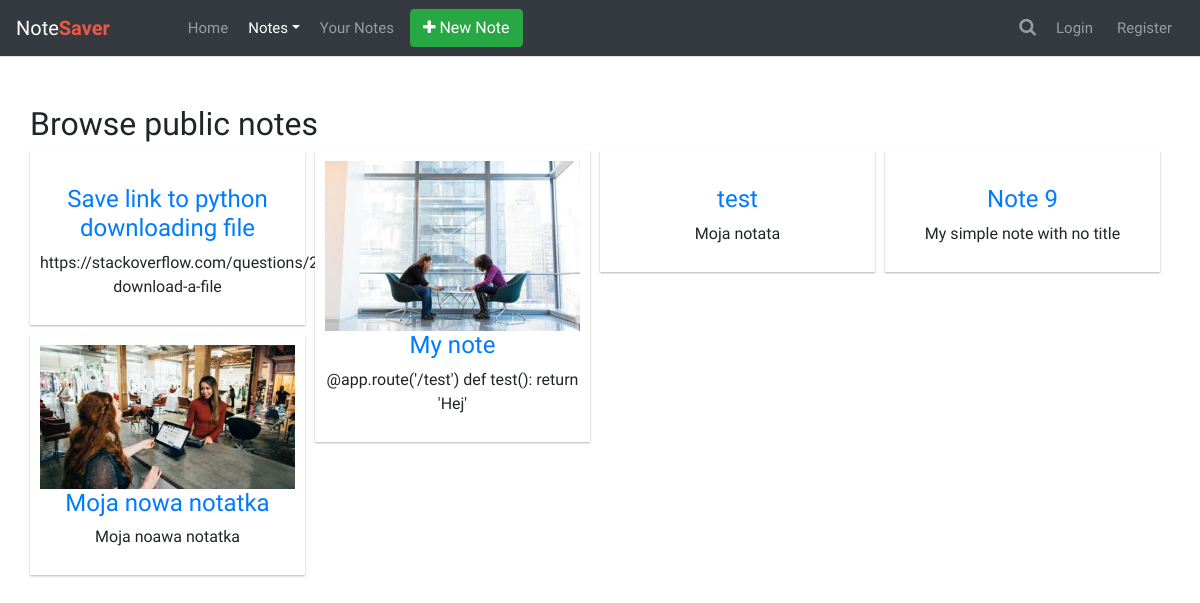
Screenshot of /browse with the database file from the repository.
### nts/models.py (models this page shows, shortened)
class Note(db.Model):
    id = db.Column(db.Integer, primary_key=True)
    title = db.Column(db.String(100), default=id)
    image_file = db.Column(db.String(20))
    date_posted = db.Column(db.DateTime, nullable=False,
                            default=datetime.datetime.now)
    content = db.Column(db.Text, nullable=False)
    privacy = db.Column(db.Text, default='Public')
    user_id = db.Column(db.Integer, db.ForeignKey('user.id'), nullable=False)

### nts/views.py (the view)
@app.route('/browse', methods=['POST', 'GET'])
def browse():
    notes = Note.query.filter_by(privacy='Public').order_by(Note.date_posted.desc()).all()
    return render_template('browse.html', notes=notes, title='Browse')

### nts/functions.py (called while the page is built)
@app.context_processor
def override_url_for():
    return dict(url_for=dated_url_for)

def dated_url_for(endpoint, **values):
    if endpoint == 'static' or 'profile_pics':
        filename = values.get('filename', None)
        if filename:
            file_path = os.path.join(app.root_path,
                                     endpoint, filename)
            values['ver'] = int(os.stat(file_path).st_mtime)
    return url_for(endpoint, **values)

### nts/templates/browse.html (shortened to what this page needs)
{% extends 'layout.html' %}
{% block content %}
<div class="container mt-5">
  <div class="row text-center">
    <h2>Browse public notes</h2>
    <section id="pinBoot">
    {% for note in notes %}
      <article class="white-panel">
          {% if note.image_file %}
            <img src="{{ url_for('static', filename='note_background/' + note.image_file )}}" alt="">
          {% else %}
            <img src="https://previews.123rf.com/images/bill2499/bill24991206/bill2499120600045/13931624-note-paper-text-vector.jpg" alt="">
          {% endif %}
        <h4>
            {% if note.title %}
                <a href="{{ url_for('note', note_id=note.id )}}">{{ note.title }}</a>
            {% else %}
                <a href="{{ url_for('note', note_id=note.id )}}">Note {{note.id}}</a>
            {% endif %}
        </h4>
        <p>{{ note.content|truncate(500) }}</p>
      </article>
    {% endfor %}
    </section>
  </div>
</div>
{% endblock %}

### nts/templates/layout.html (shortened to what this page needs)
<!DOCTYPE html>
<html lang="en">
<head>
<link rel="stylesheet" href="https://stackpath.bootstrapcdn.com/bootstrap/4.5.0/css/bootstrap.min.css">
<link rel="stylesheet" href="https://maxcdn.bootstrapcdn.com/font-awesome/4.7.0/css/font-awesome.min.css">
<link rel="stylesheet" href="{{ url_for('static', filename='layout.css') }}">
{% if title == 'Dashboard' or title == 'Notes' or title == 'Edit' or title == 'Browse' %}
<link rel="stylesheet" href="{{ url_for('static', filename='note.css')}}">
{% endif %}
</head>
<body>
{% if title == 'User' %}
<nav class="navbar navbar-expand-lg navbar-dark bg-dark fixed-top">
{% else %}
<nav class="navbar navbar-expand-lg navbar-dark bg-dark ">
{% endif %}
	<a href="{{ url_for('notes') }}" class="navbar-brand">Note<b>Saver</b></a>
	<div id="navbarCollapse" class="collapse navbar-collapse justify-content-start">
		<div class="navbar-nav">
			{% if current_user.is_authenticated %}
			<a href="{{ url_for('notes') }}" class="nav-item nav-link ">Home</a>
			{% else %}
			<a href="/" class="nav-item nav-link ">Home</a>
			{% endif %}
			{% if title == 'Dashboard' or title == 'Add' or title == 'Browse' %}
			<div class="nav-item dropdown active">
			{% else %}
			<div class="nav-item dropdown">
			{% endif %}
				<a href="#" data-toggle="dropdown" class="nav-item nav-link dropdown-toggle">Notes</a>
			</div>
			{% if title == 'Notes' %}
			<a href="{{ url_for('notes') }}" class="nav-item nav-link active">Your Notes</a>
			{% else %}
			<a href="{{ url_for('notes') }}" class="nav-item nav-link">Your Notes</a>
			{% endif %}
			<a href="{{ url_for('notes_add') }}">
				<button type="button" class="btn btn-success">
					<i class="fa fa-plus" aria-hidden="true"></i> New Note
				</button>
			</a>
        </div>
		<div class="navbar-nav ml-auto">
			<div class="nav-item dropdown search-dropdown">
				<a data-toggle="dropdown" class="nav-item nav-link dropdown-toggle" href="#"><i class="fa fa-search"></i></a>
			</div>
			{% if current_user.is_authenticated %}
			<div class="nav-item dropdown mr-5">
				<a href="#" data-toggle="dropdown" class="nav-link dropdown-toggle user-action mr-5">{{ current_user.username }} <b class="caret"></b></a>
				<div class="dropdown-menu">
					<a href="{{ url_for('user_page', username=current_user.username ) }}" class="dropdown-item"><i class="fa fa-user-o"></i> Profile</a></a>
					<a href="#" class="dropdown-item"><i class="fa fa-calendar-o"></i> Calendar</a></a>
					<a href="{{ url_for('profile') }}" class="dropdown-item"><i class="fa fa-sliders"></i> Settings</a></a>
					<div class="dropdown-divider"></div>
					<a href="/logout" class="dropdown-item"><i class="fa fa-sign-out" aria-hidden="true"></i>Logout</a></a>
				</div>
			</div>
			{% else %}
			   {% if title == 'Login' %}
				<a href="{{ url_for('login') }}" class="nav-item nav-link active">Login</a>
			   {% else %}
			   	<a href="{{ url_for('login') }}" class="nav-item nav-link">Login</a>
			   {% endif %}
			   {% if title == 'Register' %}
			    <a href="{{ url_for('register') }}" class="nav-item nav-link active">Register</a>
			   {% else %}
			    <a href="{{ url_for('register') }}" class="nav-item nav-link">Register</a>
			   {% endif %}
			{% endif %}
         </div>
        </div>
</nav>
{% block content %}{% endblock %}
</body>
</html>

### nts/static/layout.css (style rules this page uses)
body { font-family:'Varela Round',sans-serif }
.navbar { background:#fff;padding-left:16px;padding-right:16px;border-bottom:1px solid #dfe3e8;border-radius:0 }
.navbar .navbar-brand { padding-left:0;font-size:20px;padding-right:50px }
.navbar .navbar-brand b { font-weight:700;color:#eb5844 }
.navbar .navbar-nav>a { margin:0 .25rem }
.navbar a,.navbar a:active { color:#888;font-size:15px;background:0 0 }
.navbar .nav-item i { font-size:18px;line-height:16px }
.navbar .search-dropdown .dropdown-toggle::after { display:none }

### nts/templates/browse.html (style rules this page uses)
body { background-color:rgb(245, 245, 245)255, 255, 255); }
#pinBoot { position: relative; max-width: 100%; width: 100%; }
img { width: 100%; max-width: 100%; height: auto; }
.white-panel { position: absolute; background: white; box-shadow: 0px 1px 2px rgba(0, 0, 0, 0.3); padding: 10px; }

### rows the page displays
Note: title "Save link to python downloading file", content "https://stackoverflow.com/questions/24577349/flask-download-a-file"
Note: image_file (picture), title "My note", content "@app.route('/test') def test(): return 'Hej'"
Note: title "test", content "Moja notata"
Note: id "9", content "My simple note with no title"
Note: image_file (picture), title "Moja nowa notatka", content "Moja noawa notatka"
